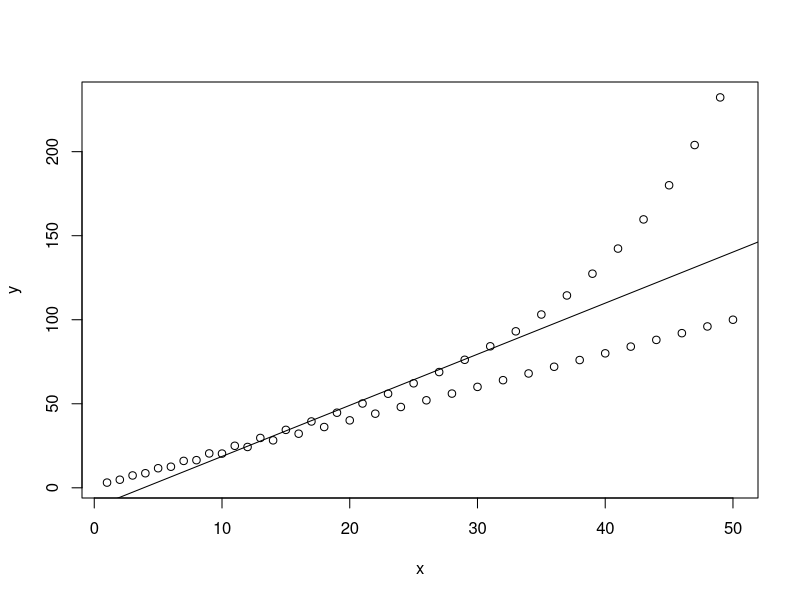
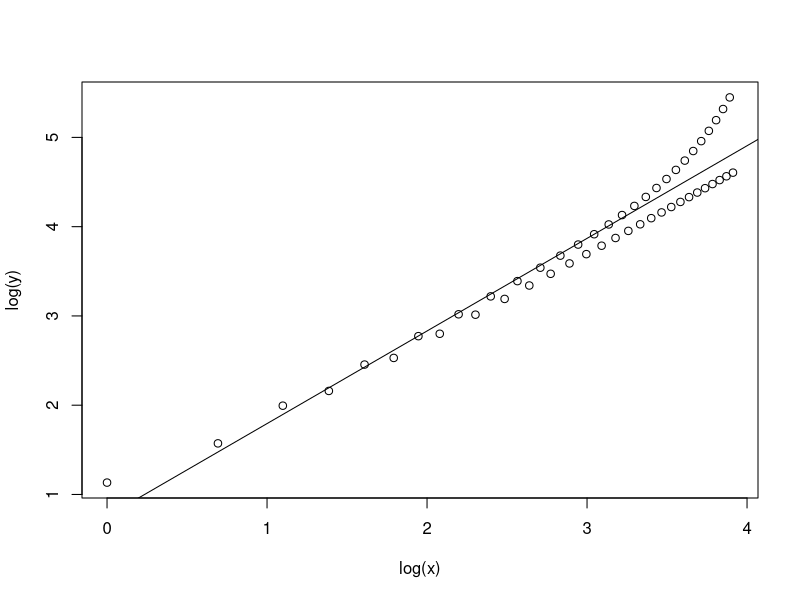

Write the R code that produced these figures, in order.
# Clearing my workspace
rm(list = ls())

# for creating errors on either sides
# to generate heteroskedasticity problem
m = rep(1,50)
i =0
for(i in 1:50){
  if((i%%2) == 0){ m[i] = -1}
}

# Synthesizing the data
x = 1:50
y = 2*x + exp(m*x/10)
# error term exponentially raising

# Plots
plot(x,y)
abline(lm(y~x))

plot(log(x),log(y))
abline(lm(log(y)~log(x)))

# Summaries of the models
summary(lm(y~x))
summary(lm(log(y)~log(x)))
